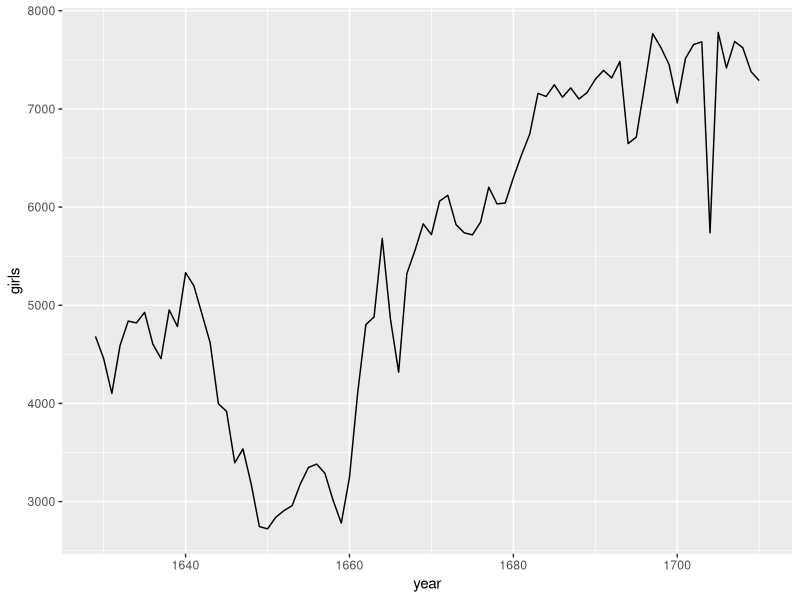
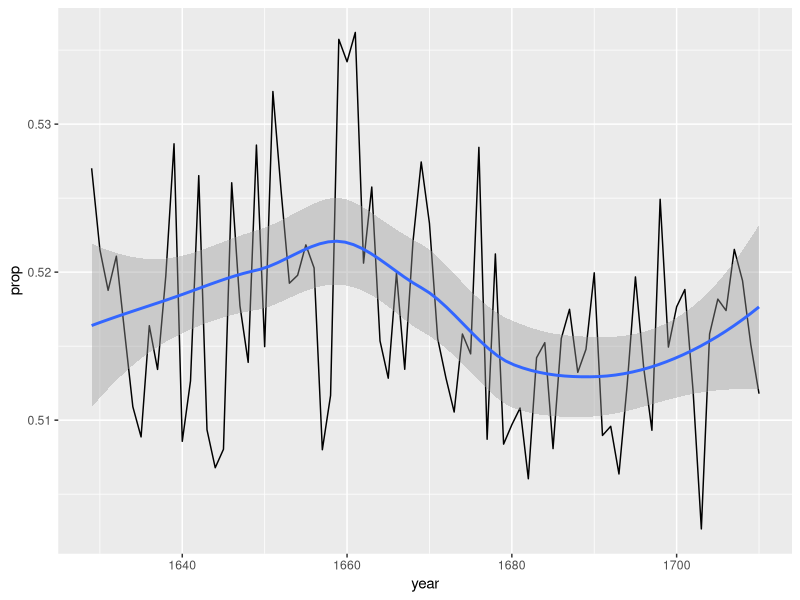
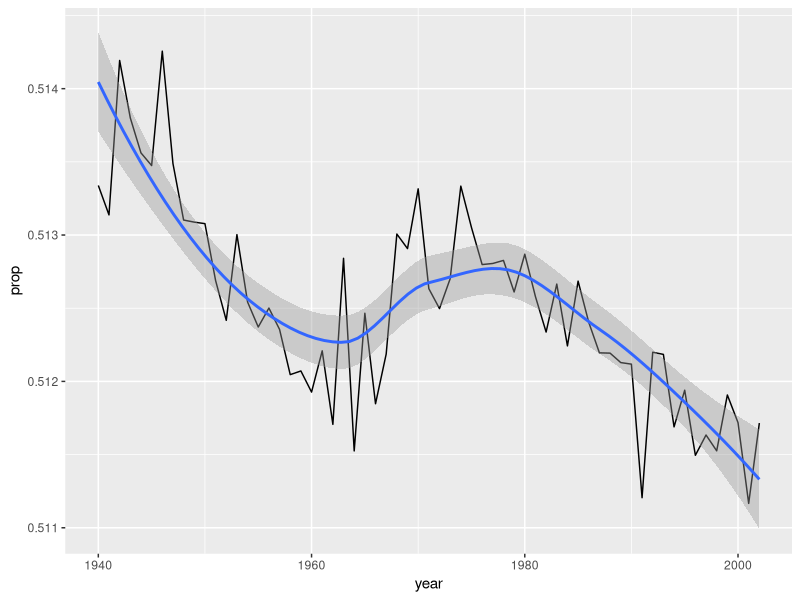

Write the R code that produced these figures, in order.
## ---- chunk 1

library(tidyverse)
arbuthnot <- read_csv("data/arbuthnot.csv")
  
## ---- chunk 2

ggplot(data = arbuthnot, aes(x = year, y = girls)) +
  geom_line() 

## ---- chunk 3

arbuthnot |> 
  mutate(total = boys + girls) |> 
  mutate(prop = boys / total) |> 
  ggplot(aes(year, prop)) + 
  geom_line() + 
  geom_smooth() 

## ---- chunk 4
# Loading the dataset
present <- read_csv("data/present.csv")

## ---- chunk 5

summary(arbuthnot)
summary(present)

## ---- chunk 6
# Insert code for Exercise 6 here
present |> 
  mutate(total = boys + girls) |> 
  mutate(prop = boys / total) |> 
  ggplot(aes(year, prop)) + 
  geom_line() + 
  geom_smooth() 


## ---- chunk 7
# Insert code for Exercise 7 here

present |> 
  mutate(total = boys + girls) |> 
  arrange(desc(total))

